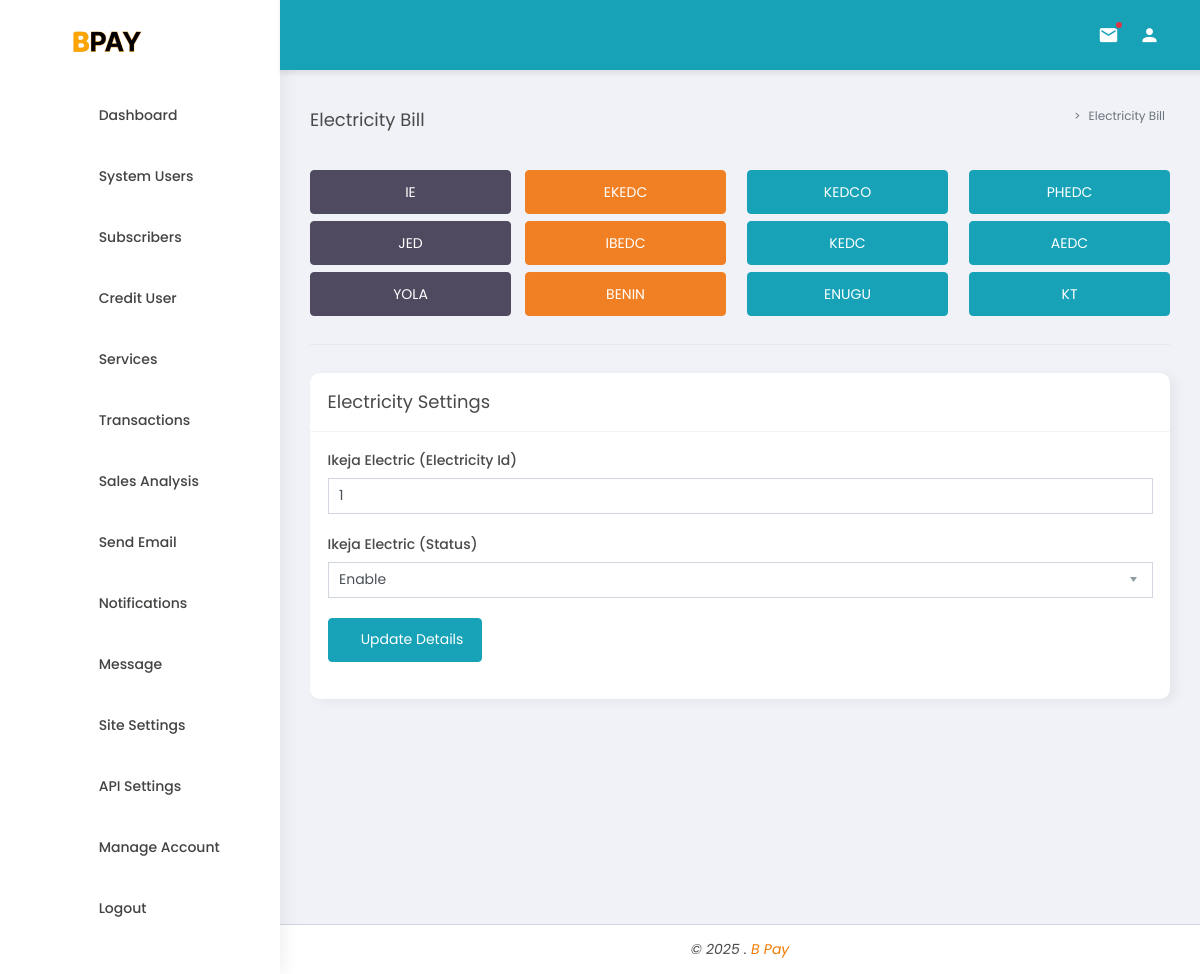
The app's page /admin/dashboard/electricity-bill (signed in) with its own data.
### tables this page shows
CREATE TABLE `electricityid` (
  `eId` int NOT NULL,
  `electricityid` varchar(50) DEFAULT NULL,
  `provider` varchar(50) NOT NULL,
  `abbreviation` varchar(5) NOT NULL,
  `providerStatus` varchar(10) NOT NULL DEFAULT 'On'
);

### core/Models/Model.php (called while the page is built, shortened)
<?php
	class Model{
		public static $host="localhost";
		public static $dbName="bpaycomp_new";
		public static $username="bpaycomp_new";
		public static $password="admin@25..25";
        public function connectDb(){
            $pdo = new PDO("mysql:host=".self::$host.";dbname=".self::$dbName,self::$username,self::$password);
	    	$pdo->setAttribute(PDO::ATTR_ERRMODE, PDO::ERRMODE_EXCEPTION);
	    	return $pdo;
        }
	}
?>

### admin/dashboard/includes/route.php (called while the page is built, shortened)
<?php
    $link=explode("/",$_GET["url"]);
    $url=$link[0];
    createView($url);
    function createView($url){
        if(file_exists($url.".php")){
            $data=getDataIfAny($url);
        }
    }
    function getDataIfAny($page){
        $controller = new AdminController;
        switch($page){
            case "electricity-bill":
                return $controller->getElectricityBillDetails();
                break;
        }
    }
?>

### core/Models/AdminModel.php (called while the page is built, shortened)
<?php
	class AdminModel extends Model{
		public function getElectricityBillDetails($electricity){
			$dbh=self::connect();
			$sql = "SELECT * FROM electricityid WHERE abbreviation=:electricity";
            $query = $dbh->prepare($sql);
			$query->bindParam(':electricity',$electricity,PDO::PARAM_STR);
            $query->execute();
            $results=$query->fetch(PDO::FETCH_OBJ);
            return $results;
		}
	}
?>

### core/Controllers/AdminController.php (called while the page is built, shortened)
<?php
	class AdminController extends Controller{
		protected $model;
		public function __construct(){
			if(isset($_SESSION['sysId']) && isset($_SESSION["sysRole"])){
				if($_SESSION['sysId']!='' && $_SESSION["sysRole"] !=''){
					$this->model=new AdminModel;
				}
				else{ header("Location: ../"); exit();}
			}
			else{ header("Location: ../"); exit();}
		}
		public function getElectricityBillDetails(){
			$data=$this->model->getElectricityBillDetails($_GET["electricity"]);
			return $data;
		}
	}
?>

### admin/dashboard/electricity-bill.php (the view, shortened to what this page needs)
<div class="d-flex justify-content-between">
    <a class="btn btn-dark btn-block mr-2" href="electricity-bill?electricity=IE">IE</a>
    <a class="btn btn-primary btn-block ml-2 mt-0" href="electricity-bill?electricity=EKEDC">EKEDC</a>
    <a class="btn btn-info btn-block ml-4 mt-0" href="electricity-bill?electricity=KEDCO">KEDCO</a>
    <a class="btn btn-info btn-block ml-4 mt-0" href="electricity-bill?electricity=PHEDC">PHEDC</a>
</div>
<div class="d-flex justify-content-between mt-2">
    <a class="btn btn-dark btn-block mr-2" href="electricity-bill?electricity=JED">JED</a>
    <a class="btn btn-primary btn-block ml-2 mt-0" href="electricity-bill?electricity=IBEDC">IBEDC</a>
    <a class="btn btn-info btn-block ml-4 mt-0" href="electricity-bill?electricity=KEDC">KEDC</a>
    <a class="btn btn-info btn-block ml-4 mt-0" href="electricity-bill?electricity=AEDC">AEDC</a>
</div>
<div class="d-flex justify-content-between mt-2">
    <a class="btn btn-dark btn-block mr-2" href="electricity-bill?electricity=YOLA">YOLA</a>
    <a class="btn btn-primary btn-block ml-2 mt-0" href="electricity-bill?electricity=BENIN">BENIN</a>
    <a class="btn btn-info btn-block ml-4 mt-0" href="electricity-bill?electricity=ENUGU">ENUGU</a>
    <a class="btn btn-info btn-block ml-4 mt-0" href="electricity-bill?electricity=KEDCO">KT</a>
</div>
<hr/>
<div class="box">
        <div class="box-header with-border">
          <h4 class="box-title">Electricity Settings</h4>
        </div>
        <div class="box-body">
        <form  method="post" class="form-submit">
                <div class="form-group">
                    <label for="electricityid" class="control-label"><?php echo $data->provider; ?> (Electricity Id)</label>
                    <div class="">
                        <input type="text" name="electricityid" class="form-control" required="required" value="<?php echo $data->electricityid; ?>">
                    </div>
                </div>
                <div class="form-group">
                    <label for="electricitystatus" class="control-label"><?php echo $data->provider; ?> (Status)</label>
                    <div class="">
                        <select name="electricitystatus" id="electricitystatus" class="form-control" >
                           <?php  if($data->providerStatus == "On"): ?>
                                <option value="On" selected>Enable</option>
                            <?php else: ?>
                                <option value="On">Enable</option>
                                <option value="Off" selected>Disable</option>
                            <?php endif; ?>
                        </select>
                    </div>
                </div>
                <div class="form-group">
                    <div class="">
                       <button type="submit" name="update-electricity-bill-setting" class="btn btn-info btn-submit"><i class="fa fa-save" aria-hidden="true"></i> Update Details</button>
                    </div>
                </div>
        </form>
        </div>
      </div>

### records on screen
electricityid: provider "Ikeja Electric", electricityid "1", electricitystatus "Enable"

### other values on screen
$title "Electricity Bill"
